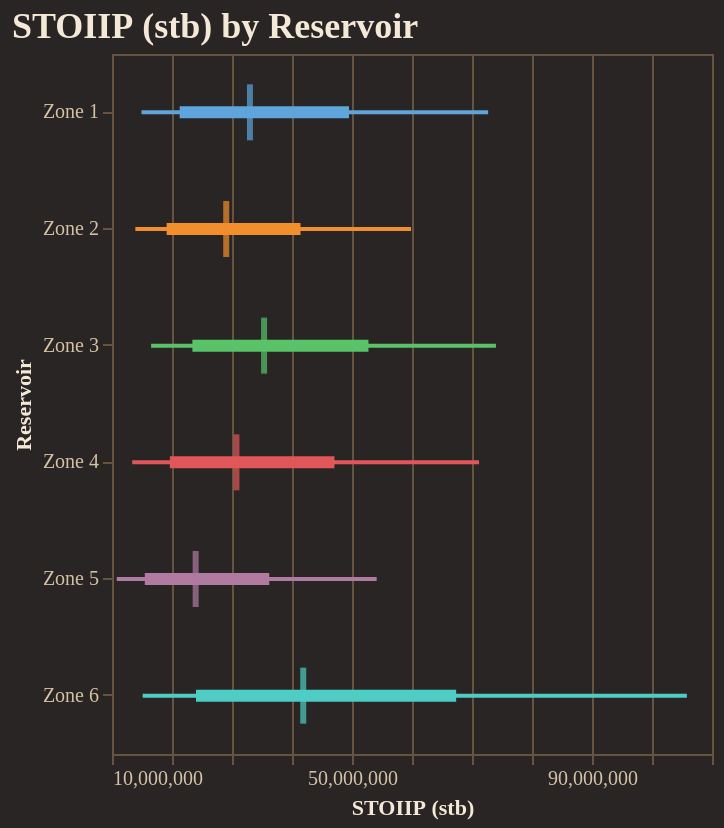

Notebook code for this chart:
### Code cell
fig = reporter.plotter.forest_plot(
    "STOIIP (stb)", 
    backend=PLOTTING_BACKEND
)
fig.show()

### Figure 1 — Vega-Lite specification as saved in the notebook (floating-point values rounded to 4 significant figures)
{"config": {"background": "#292524", "view": {"fill": "#292524", "stroke": "#665340"}, "title": {"color": "#f4e9d7", "font": "Merriweather", "fontSize": 18, "fontWeight": 600, "subtitleColor": "#d5c2a6", "anchor": "start"}, "axis": {"domainColor": "#665340", "gridColor": "#665340", "tickColor": "#665340", "labelColor": "#d5c2a6", "titleColor": "#f4e9d7", "labelFont": "Merriweather", "titleFont": "Merriweather"}, "legend": {"titleColor": "#f4e9d7", "labelColor": "#d5c2a6", "labelFont": "Merriweather", "titleFont": "Merriweather", "orient": "top-right", "symbolType": "circle"}, "header": {"labelColor": "#d5c2a6", "titleColor": "#f4e9d7", "labelFont": "Merriweather", "titleFont": "Merriweather"}, "mark": {"color": "#c78d3b"}, "line": {"color": "#c78d3b"}, "bar": {"color": "#c78d3b"}, "point": {"color": "#ddb06d"}, "area": {"color": "#c78d3b", "opacity": 0.35}, "text": {"color": "#f4e9d7", "font": "Merriweather"}, "range": {"category": ["#5DA5DA", "#F28E2B", "#59C36A", "#E15759", "#B07AA1", "#4ECDC4", "#FF9DA7", "#EDC948"]}}, "layer": [{"mark": {"type": "rule", "strokeWidth": 2}, "encoding": {"color": {"field": "group", "legend": null, "type": "nominal"}, "x": {"field": "p10", "scale": {"zero": false}, "title": "STOIIP (stb)", "type": "quantitative"}, "x2": {"field": "p90"}, "y": {"field": "group", "sort": ["Zone 1", "Zone 2", "Zone 3", "Zone 4", "Zone 5", "Zone 6"], "title": "Reservoir", "type": "nominal"}}}, {"mark": {"type": "rule", "strokeWidth": 6}, "encoding": {"color": {"field": "group", "legend": null, "type": "nominal"}, "x": {"field": "p25", "scale": {"zero": false}, "title": "STOIIP (stb)", "type": "quantitative"}, "x2": {"field": "p75"}, "y": {"field": "group", "sort": ["Zone 1", "Zone 2", "Zone 3", "Zone 4", "Zone 5", "Zone 6"], "title": "Reservoir", "type": "nominal"}}}, {"mark": {"type": "tick", "color": "black", "size": 28, "thickness": 3}, "encoding": {"color": {"field": "group", "legend": null, "type": "nominal"}, "tooltip": [{"field": "group", "title": "Group", "type": "nominal"}, {"field": "p10", "title": "P10", "type": "quantitative"}, {"field": "p25", "title": "P25", "type": "quantitative"}, {"field": "median", "title": "Median", "type": "quantitative"}, {"field": "p75", "title": "P75", "type": "quantitative"}, {"field": "p90", "title": "P90", "type": "quantitative"}], "x": {"field": "median", "scale": {"zero": false}, "title": "STOIIP (stb)", "type": "quantitative"}, "y": {"field": "group", "sort": ["Zone 1", "Zone 2", "Zone 3", "Zone 4", "Zone 5", "Zone 6"], "title": "Reservoir", "type": "nominal"}}}], "data": {"name": "data-2206db95d36b669b2e7d0ec78c31079b"}, "height": 350, "title": "STOIIP (stb) by Reservoir", "width": "container", "$schema": "https://vega.github.io/schema/vega-lite/v5.20.1.json", "datasets": {"data-2206db95d36b669b2e7d0ec78c31079b": [{"group": "Zone 1", "p10": 14910000.0, "p25": 21280000.0, "median": 32990000.0, "p75": 49500000.0, "p90": 72690000.0}, {"group": "Zone 2", "p10": 13890000.0, "p25": 19110000.0, "median": 29030000.0, "p75": 41420000.0, "p90": 59840000.0}, {"group": "Zone 3", "p10": 16510000.0, "p25": 23400000.0, "median": 35350000.0, "p75": 52740000.0, "p90": 73990000.0}, {"group": "Zone 4", "p10": 13370000.0, "p25": 19640000.0, "median": 30740000.0, "p75": 47070000.0, "p90": 71170000.0}, {"group": "Zone 5", "p10": 10790000.0, "p25": 15460000.0, "median": 23940000.0, "p75": 36210000.0, "p90": 54110000.0}, {"group": "Zone 6", "p10": 15110000.0, "p25": 24000000.0, "median": 41870000.0, "p75": 67360000.0, "p90": 105800000.0}]}}
